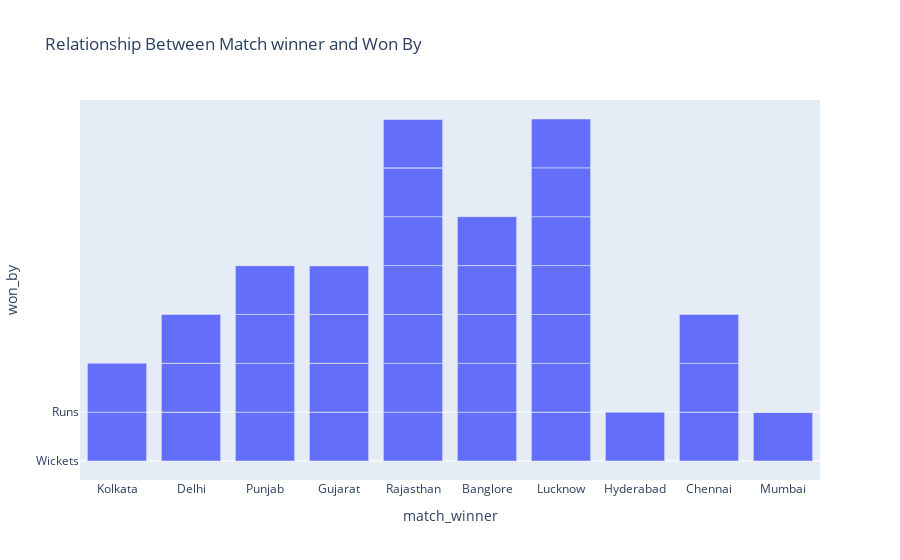

The notebook cell this image was saved under:
### Code cell
#Bar graph of match winners and their scores
data=pd.read_csv('IPL-2022.csv')
fig=pl.bar(data_frame=data,x='match_winner',y='won_by',           
           title='Relationship Between Match winner and Won By')
fig.show()

### Figure 1 — Plotly figure (JSON) as saved in the notebook; plotly's stock layout.template omitted (floating-point values rounded to 4 significant figures)
{"data": [{"alignmentgroup": "True", "hovertemplate": "match_winner=%{x}<br>won_by=%{y}<extra></extra>", "legendgroup": "", "marker": {"color": "#636efa", "pattern": {"shape": ""}}, "name": "", "offsetgroup": "", "orientation": "v", "showlegend": false, "textposition": "auto", "type": "bar", "x": ["Kolkata", "Delhi", "Punjab", "Gujarat", "Rajasthan", "Banglore", "Lucknow", "Kolkata", "Rajasthan", "Gujarat", "Punjab", "Lucknow", "Banglore", "Kolkata", "Lucknow", "Gujarat", "Hyderabad", "Banglore", "Delhi", "Rajasthan", "Hyderabad", "Chennai", "Punjab", "Gujarat", "Hyderabad", "Lucknow", "Banglore", "Hyderabad", "Gujarat", "Rajasthan", "Banglore", "Delhi", "Chennai", "Rajasthan", "Gujarat", "Hyderabad", "Lucknow", "Punjab", "Rajasthan", "Gujarat", "Delhi", "Lucknow", "Gujarat", "Mumbai", "Lucknow", "Chennai", "Kolkata", "Punjab", "Banglore", "Delhi", "Mumbai", "Rajasthan", "Lucknow", "Banglore", "Chennai", "Kolkata", "Gujarat", "Delhi", "Mumbai", "Punjab", "Kolkata", "Gujarat", "Rajasthan", "Delhi", "Hyderabad", "Lucknow", "Banglore", "Rajasthan", "Mumbai", "Punjab", "Gujarat", "Banglore", "Rajasthan", "Gujarat"], "xaxis": "x", "y": ["Wickets", "Wickets", "Wickets", "Wickets", "Runs", "Wickets", "Wickets", "Wickets", "Runs", "Runs", "Runs", "Runs", "Wickets", "Wickets", "Wickets", "Wickets", "Wickets", "Wickets", "Runs", "Runs", "Wickets", "Runs", "Runs", "Runs", "Wickets", "Runs", "Runs", "Wickets", "Wickets", "Runs", "Runs", "Wickets", "Wickets", "Runs", "Runs", "Wickets", "Runs", "Runs", "Runs", "Wickets", "Wickets", "Runs", "Wickets", "Wickets", "Runs", "Runs", "Wickets", "Wickets", "Runs", "Runs", "Runs", "Wickets", "Runs", "Runs", "Runs", "Runs", "Runs", "Wickets", "Wickets", "Runs", "Runs", "Wickets", "Runs", "Runs", "Runs", "Runs", "Wickets", "Wickets", "Wickets", "Wickets", "Wickets", "Runs", "Wickets", "Wickets"], "yaxis": "y"}], "layout": {"autosize": true, "barmode": "relative", "legend": {"tracegroupgap": 0}, "title": {"text": "Relationship Between Match winner and Won By"}, "xaxis": {"anchor": "y", "autorange": true, "domain": [0, 1], "range": [-0.5, 9.5], "title": {"text": "match_winner"}, "type": "category"}, "yaxis": {"anchor": "x", "autorange": true, "domain": [0, 1], "range": [-0.3889, 7.389], "title": {"text": "won_by"}, "type": "category"}}}
